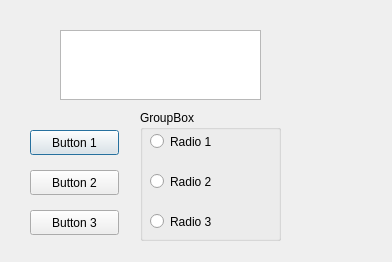
<?xml version="1.0" encoding="UTF-8"?>
<ui version="4.0">
 <class>Dialog</class>
 <widget class="QDialog" name="Dialog">
  <property name="geometry">
   <rect>
    <x>0</x>
    <y>0</y>
    <width>392</width>
    <height>262</height>
   </rect>
  </property>
  <property name="windowTitle">
   <string>Dialog</string>
  </property>
  <widget class="QTextEdit" name="textEdit">
   <property name="geometry">
    <rect>
     <x>60</x>
     <y>30</y>
     <width>201</width>
     <height>70</height>
    </rect>
   </property>
  </widget>
  <widget class="QPushButton" name="pushButton_1">
   <property name="geometry">
    <rect>
     <x>30</x>
     <y>130</y>
     <width>89</width>
     <height>25</height>
    </rect>
   </property>
   <property name="text">
    <string>Button 1</string>
   </property>
  </widget>
  <widget class="QPushButton" name="pushButton_2">
   <property name="geometry">
    <rect>
     <x>30</x>
     <y>170</y>
     <width>89</width>
     <height>25</height>
    </rect>
   </property>
   <property name="text">
    <string>Button 2</string>
   </property>
  </widget>
  <widget class="QPushButton" name="pushButton_3">
   <property name="geometry">
    <rect>
     <x>30</x>
     <y>210</y>
     <width>89</width>
     <height>25</height>
    </rect>
   </property>
   <property name="text">
    <string>Button 3</string>
   </property>
  </widget>
  <widget class="QGroupBox" name="groupBox">
   <property name="geometry">
    <rect>
     <x>140</x>
     <y>110</y>
     <width>141</width>
     <height>131</height>
    </rect>
   </property>
   <property name="title">
    <string>GroupBox</string>
   </property>
   <widget class="QRadioButton" name="radio_1">
    <property name="geometry">
     <rect>
      <x>10</x>
      <y>20</y>
      <width>112</width>
      <height>23</height>
     </rect>
    </property>
    <property name="text">
     <string>Radio 1</string>
    </property>
   </widget>
   <widget class="QRadioButton" name="radio_2">
    <property name="geometry">
     <rect>
      <x>10</x>
      <y>60</y>
      <width>112</width>
      <height>23</height>
     </rect>
    </property>
    <property name="text">
     <string>Radio 2</string>
    </property>
   </widget>
   <widget class="QRadioButton" name="radio_3">
    <property name="geometry">
     <rect>
      <x>10</x>
      <y>100</y>
      <width>112</width>
      <height>23</height>
     </rect>
    </property>
    <property name="text">
     <string>Radio 3</string>
    </property>
   </widget>
  </widget>
 </widget>
 <resources/>
 <connections/>
</ui>
